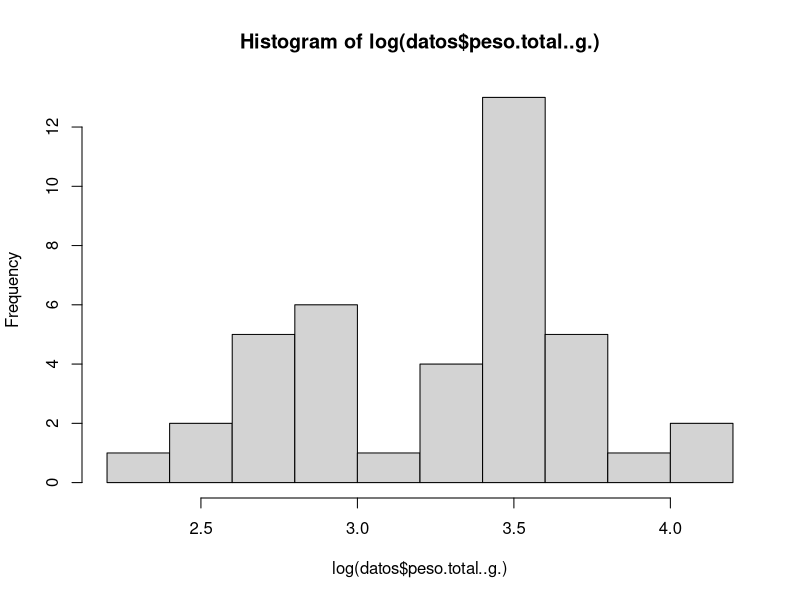

Write the R code that produced this figure.
### TFM - Alberto Coll Fernandez
# Lectura y limpieza de datos
# Comenzado: 05/06/2023
# Terminado:

library(tidyverse)

# Importacion ----

setwd("C:/Users/Usuario/Documents/TFM-Ortiguilla")
datos <- read.csv2("./datos/TFM_datos.csv", numerals = "warn.loss", encoding = "latin1")%>% 
  mutate(tratamiento = as.factor(tratamiento))

summary(datos)
hist(log(datos$peso.total..g.))
